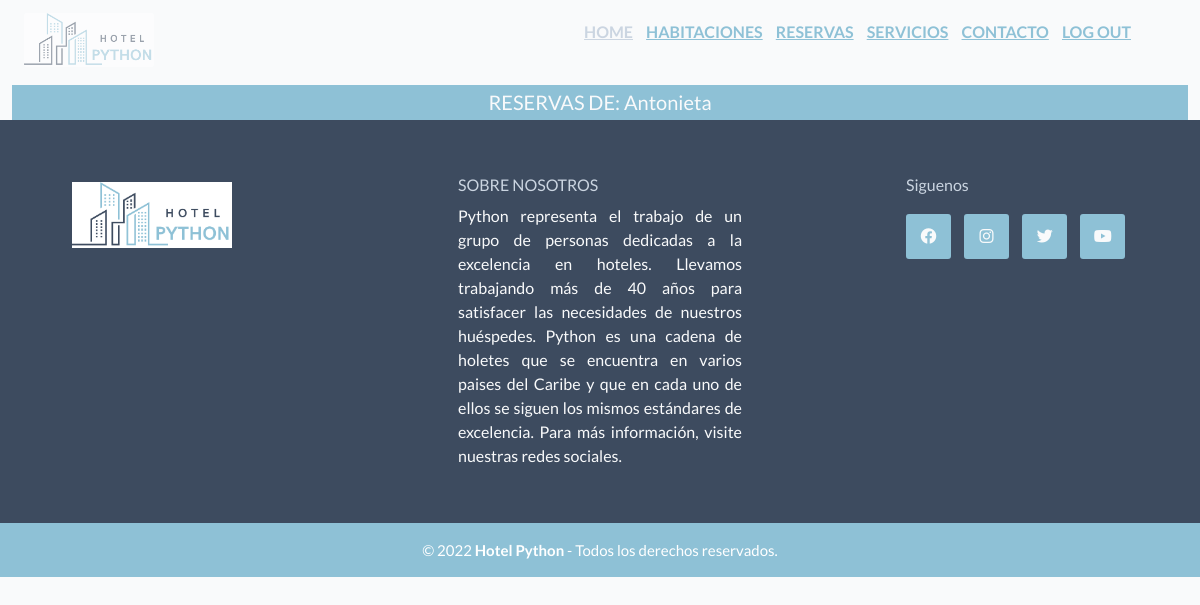
Page /books_user/ (signed in) on the earlier database version.
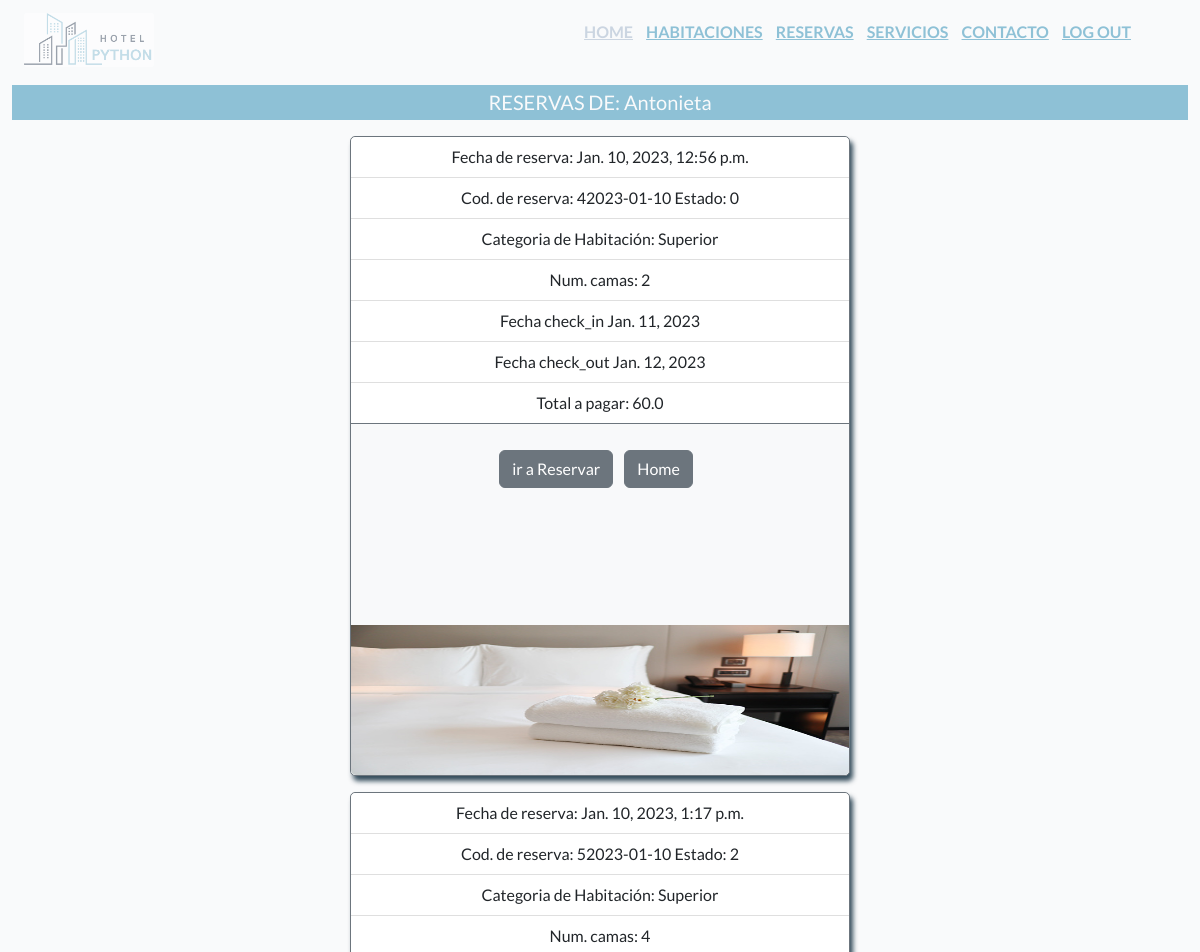
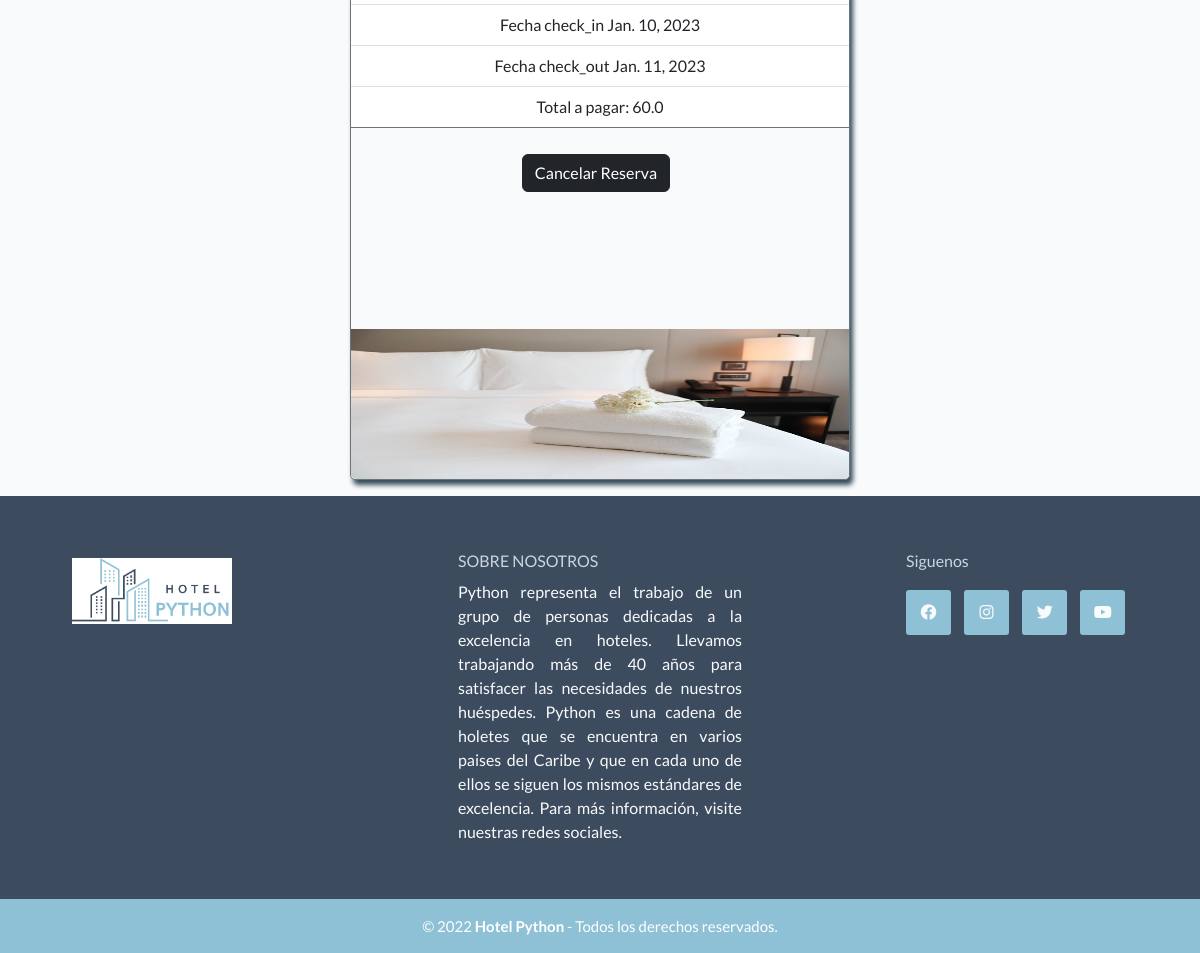
Same page on the later database version (2 pictures, top to bottom).
### appstaff/models.py (models this page shows, shortened)
class Reserva(models.Model):
    class Meta:
        db_table = 'reservas'
        get_latest_by = ['id']
    room = models.ForeignKey(Habitacion, on_delete=models.CASCADE, default=2)
    user = models.ForeignKey(User, on_delete=models.CASCADE)
    fecha_reserva = models.DateTimeField(auto_now_add=True)
    check_in = models.DateField(null=True, blank=True)
    check_out = models.DateField(null=True, blank=True)
    adultos = models.IntegerField(null=True, blank=True)
    ninios = models.IntegerField(default=0, null=True, blank=True)
    monto =  models.FloatField(null=True, blank=True)
    telefono = models.IntegerField(null=True, blank=True)
    comentario = models.CharField(max_length=150, blank=True, null=True)
    reserva_cod = models.CharField(max_length=100, default="null")
    estado = models.IntegerField(default=2, help_text= 'Anulada 0, Confirmada 1, Pendiente 2')

class Habitacion(models.Model):
    class Meta:
        db_table = 'habitacion'
    numero =  models.IntegerField( unique = True)
    piso = models.IntegerField(blank=True , null= True)
    camas = models.IntegerField(default=1)
    capacidad = models.IntegerField(blank=True , null= True)
    precio = models.FloatField(max_length=7, blank=True , null= True)
    detalle = models.CharField(max_length=150, blank=True , null= True)
    estado = models.IntegerField(default=1, help_text= 'Ocupada 0, Desocupada 1, Mantenimiento 2')
    categoria = models.ForeignKey(CategoriaHabitacion,  on_delete=models.CASCADE, blank=True , null= True)

class CategoriaHabitacion(models.Model):
    class Meta:
        db_table = 'categoria_habitacion'
    nombre = models.CharField(max_length=50, unique=True)
    descripcion = models.CharField(max_length=150)
    def __str__(self):
        return f'{self.nombre}'

### appstaff/views.py (the view)
# urls.py: path('books_user/',views.books_user , name="books_user"),
def books_user(request):
    context = {}
    usuario = request.user
    books = Reserva.objects.filter(user=usuario)
    categorias = CategoriaHabitacion.objects.all()
    rooms = Habitacion.objects.all()
    now = datetime.now().date()
    book_list = []
    for book in books:
        fecha_check_in = book.check_in
        if fecha_check_in:
            if fecha_check_in >= now:
                book_list.append(book)
            else:
                pass
        else:
            pass
    context = {
            'books': books,
            'reservas': book_list,
            'rooms': rooms,
            'categorias' : categorias,
            'now': now,
    }
    return render(request, 'books_user.html', {
        'books': books,
        'reservas': book_list,
        'rooms': rooms,
        'categorias': categorias,
        'now': now,
    })

### templates/books_user.html (shortened to what this page needs)
{% extends 'base5.html' %}
{% load static %}
{% block main %}
<section class="titulo">
    <h1>RESERVAS DE: {{ user.first_name }}</h1>
</section>
<div class="row">
  <div class="card-deck">
    {% for reserva in reservas %}
    <div class="col-sm-6">
<div class="card text-center border-secondary alto_1 bg-light mb-3" >
    <ul class="list-group list-group-flush">
      <li class="list-group-item">Fecha de reserva: {{reserva.fecha_reserva}}</li>
      <li class="list-group-item">Cod. de reserva: {{reserva.reserva_cod}} Estado: {{reserva.estado }}</li>
      <li class="list-group-item">Categoria de Habitación: {{ reserva.room.categoria }}</li>
      <li class="list-group-item">Num. camas: {{ reserva.room.camas }}</li>
      <li class="list-group-item">Fecha check_in {{ reserva.check_in }}</li>
      <li class="list-group-item">Fecha check_out {{ reserva.check_out }}</li>
      <li class="list-group-item">Total a pagar: {{ reserva.monto }}</li>
    </ul>
    <div class="card-body">
 {% if reserva.estado != 0 %}
 <a href="{% url 'cancel_book' reserva.pk  %}" class="btn btn-dark btn-xs me-2 ">Cancelar Reserva</a>
 {% else %}
 <a href="{% url 'reservar_1'  %}" class="btn btn-secondary btn-xs me-2 ">ir a Reservar</a>
      <a href="{% url 'index'  %}" class="btn btn-secondary btn-xs me-2 ">Home</a>
{% endif %}
    </div>
    {% if reserva.room.categoria.nombre == 'Superior' %}
    <img src="{% static 'assets/img/jpg/habitacion_2.jpg' %}" alt="habitacion_2" class="card-img-bottom text-center" width='150' height="150">
    {% endif %}
  </div>
</div>
{% endfor %}
</div>
</div>
{% endblock %}

### templates/base5.html (shortened to what this page needs)
{% load static %}
<!DOCTYPE html>
<html lang="en">
  <head>
    <link
      rel="stylesheet"
      href="https://cdnjs.cloudflare.com/ajax/libs/font-awesome/6.2.0/css/all.min.css"
    />
    <link
      rel="stylesheet"
      href="https://cdn.jsdelivr.net/npm/bootstrap@5.2.3/dist/css/bootstrap.min.css"
    />
    <link rel="stylesheet" href="{% static 'css\style.css' %}" />
    <link rel="stylesheet" href="{% static 'css\login_form.css' %}" />
    <link rel="stylesheet" href="{% static 'css/style_habitaciones.css' %}">
  </head>
  <body>
    <header>
      {% if user.is_superuser %}
      <nav class="navbar navbar-expand-lg bg-dark navbar-dark">
          <div class="container">
            <a class="navbar-brand" href="/">Staff App</a>
            <button
              class="navbar-toggler"
              type="button"
              data-bs-toggle="collapse"
              data-bs-target="#navbarNav"
              aria-controls="navbarNav"
              aria-expanded="false"
              aria-label="Toggle navigation"
            >
              <span class="navbar-toggler-icon"></span>
            </button>
            <div class="collapse navbar-collapse" id="navbarNav">
              <ul class="navbar-nav ms-auto">
               <!-- <li class="nav-item">
                  <a class="nav-link" href="{% url 'index' %}">Home</a>
                </li>-->
                {% if user.is_authenticated %}
                <li class="nav-item">
                  <a class="nav-link" href="{% url 'habitacion_list' %}">Habitaciones</a>
                </li>
                <li class="nav-item">
                  <a class="nav-link" href="{% url 'categoria_habitacion' %}">Categoria Habitacion</a>
                </li>
                <li class="nav-item">
                  <a class="nav-link" href="{% url 'usuarios_list' %}">Usuarios</a>
                </li>
                <li class="nav-item">
                  <a class="nav-link" href="{% url 'reservas_list' %}"
                    >Reservas</a
                  >
                </li>
                <li class="nav-item">
                  <a class="nav-link" href="/">Clientes</a>
                </li>
                <li class="nav-item">
                  <a class="nav-link" href="/logout">Log Out</a>
                </li>
                {% else %}
                <li class="nav-item">
                  <a class="nav-link" href="/signup">Sign Up</a>
                </li>
                <li class="nav-item">
                  <a class="nav-link" href="/login">Login</a>
                </li>
                {% endif %}
              </ul>
            </div>
          </div>
        </nav>
      {% else %}
      <nav>
      <div>
        <img
          src="{% static 'assets/img/png/logo_blanco.png' %}"
          class="logo"
          alt="logo"
        />
      </div>
      <ul class="nav-menu">
        <li><a href="{% url 'index' %}" class="active">Home</a></li>
        <li><a href="{% url 'habitaciones' %}">Habitaciones</a></li>
        <li><a href="{% url 'reservar_1' %}">Reservas</a></li>
        <li><a href="{% url 'servicios' %}">Servicios</a></li>
        <li><a href="{% url 'contacto' %}">Contacto</a></li>
        {% if user.is_authenticated %}
        <li>
          <a href="{% url 'logout' %}">Log Out</a>
        </li>
                {% endif %}
      </ul>
  </nav>
      {% endif %}
    </header>
    <main class="container-fluid">{% block main %} {% endblock %}</main>
    {% if user.is_superuser %}
    <div></div>
    {% else %}
    <footer class="piePagina">
      <div class="grupo-1">
        <div class="box">
          <figure>
            <a href="#">
              <img
                src="{% static 'assets/img/png/logo_blanco.png' %}"
                alt="Logo pie pagina"
              />
            </a>
          </figure>
        </div>
        <div class="box">
          <h2>SOBRE NOSOTROS</h2>
          <p>
            Python representa el trabajo de un grupo de personas dedicadas a la
            excelencia en hoteles. Llevamos trabajando más de 40 años para
            satisfacer las necesidades de nuestros huéspedes. Python es una
            cadena de holetes que se encuentra en varios paises del Caribe y que
            en cada uno de ellos se siguen los mismos estándares de excelencia.
            Para más información, visite nuestras redes sociales.
          </p>
        </div>
        <div class="box">
          <h2>Siguenos</h2>
          <div class="red-social">
            <a href="#" class="fa fa-facebook"></a>
            <a href="#" class="fa fa-instagram"></a>
            <a href="#" class="fa fa-twitter"></a>
            <a href="#" class="fa fa-youtube"></a>
          </div>
        </div>
      </div>
      <div class="grupo-2">
        <small
          >&copy; 2022 <b>Hotel Python</b> - Todos los derechos
          reservados.</small
        >
      </div>
    </footer>
    {% endif %}
  </body>
</html>

### static/css/style.css (style rules this page uses)
:root { --brand-color: rgb(142, 193, 214); --dark-color: rgb(61, 75, 95); --mid-color: rgb(203, 213, 225); --light-color: rgb(249, 250, 251); }
* { margin: 0; padding: 0; box-sizing: border-box; text-decoration: none; list-style: none; font-family: 'Lato', sans-serif; }
html { scroll-behavior: smooth; }
body { background: var(--light-color); scroll-behavior: smooth; }
nav { height: 80px; width: 100vw; position: fixed; top:0; background: var(--light-color); display: flex; z-index: 100; justify-content: space-between ; align-items: center; }
.logo { width: 100px; margin-left: 1.5rem; height: auto; cursor: pointer; border-radius: 3px; transition: .5s; opacity: .5; }
.nav-menu { position: fixed; width: 100vw; height: 0vh; top: 80px; background: var(--dark-color); text-align: center; transition: all .5s; }
.nav-menu li { display: none; line-height: 10px; margin: 50px 0; transition: all .5s; }
.nav-menu li a { color: var(--brand-color); font-size: 1rem; text-transform: uppercase; font-weight: 600; }
.nav-menu li a.active, .nav-menu li a:hover { color: var(--mid-color); transition: .3s; }
main { margin-top: 80px; display: flex; box-sizing: border-box; flex-direction: column; flex-wrap: nowrap; justify-content: center; align-items: center; background: var(--light-color); }
.alto_1 { height: 80vh; }
.card { width: 350px; height: 450px; margin: 1rem; border-radius: 5px; background: var(--i); background-size: cover; box-shadow: 3px 5px 5px rgba(3, 32, 51, .8); overflow: hidden; }
.content h2, a { color: var(--light-color); margin: 10px 0; }
.piePagina { top: 100vh; bottom:0; width: 100vw; background-color: var(--dark-color); clear: both; }
.piePagina .grupo-1 { width: 95%; grid-template-columns: repeat(1, 1fr); grid-gap:30px; padding: 35px 5px; margin: .7rem; }
.piePagina .grupo-1 .box figure { width: 100%; height: 100px; display: flex; justify-content:center; align-items: center; }
.piePagina .grupo-1 .box h2 { color: var(--mid-color); margin: 10px 10px; font-size: 1rem; }
.piePagina .grupo-1 .box img { width: 10rem; }
.piePagina .grupo-1 .box p { color: var(--light-color); margin: 10px 10px; text-align: justify; }
.red-social { margin: 10px; }
.piePagina .grupo-1 .red-social a { display: inline-block; text-decoration: none; width: 45px; height: 45px; line-height: 45px; color: var(--light-color); margin-right: 10px; background-color: var(--brand-color); text-align: center; border-radius: 3px; transition: all 300ms ease; }
.piePagina .grupo-2 { background-color: var(--brand-color); padding: 15px 10px; text-align: center; color: #fff; }
.piePagina .grupo-2 small { font-size: 15px; }
@media screen and (min-width: 480px) { .card { width: 450px; height: 500px; } }
@media screen and (min-width: 768px) { .logo { width: 130px; } }
@media screen and (min-width: 768px) { nav { flex-direction: row; flex-wrap: nowrap; height: 80px; } }
@media screen and (min-width: 768px) { .nav-menu { position: relative; height: 100px; top: 0; background: none; transition: none; text-align: right; margin-right: 4rem; } }
@media screen and (min-width: 768px) { .nav-menu li { display: inline-block; line-height: 100px; margin: 0 5px; transition: none; } }
@media screen and (min-width: 768px) { .nav-menu li a { font-size: .6rem; } }
@media screen and (min-width: 768px) { .card { width: 500px; } }
@media screen and (min-width: 768px) { .piePagina .grupo-1 { width: 100%; max-width: 1024px; margin: auto; display: grid; grid-template-columns: repeat(3, 1fr); grid-gap: 10px; padding: 45px 0px; } }
@media screen and (min-width:1024px) { .nav-menu li a { font-size: 1rem; } }
@media screen and (min-width:1024px) { .piePagina .grupo-1 { grid-gap: 12%; max-width: 1680px; } }

### static/css/login_form.css (style rules this page uses)
:root { --font-style: sans-serif; --brand-color: rgb(142, 193, 214); --dark-color: rgb(61, 75, 95); --mid-color: rgb(203, 213, 225); --light-color: rgb(249, 250, 251); }
* { box-sizing: border-box; }
body { font-family: var(--font-style); }

### static/css/style_habitaciones.css (style rules this page uses)
:root { --brand-color: rgb(142, 193, 214); --dark-color: rgb(61, 75, 95); --mid-color: rgb(203, 213, 225); --light-color: rgb(249, 250, 251); }
body { width: 100%; font-family: 'Raleway', sans-serif; justify-content: center; align-items: center; }
.titulo { background: var(--brand-color); margin-top: 5px; height: 35px; width: 100%; }
.titulo h1 { color: var(--light-color); font-size: 20px; text-align: center; padding: 5px 5px; }
.alto_1 { height: 80vh; }

Differences in the rows shown:
added Reserva: fecha_reserva "Jan. 10, 2023, 12:56 p.m.", reserva_cod "42023-01-10", estado "0", room.categoria "Superior", room.camas "2", check_in "Jan. 11, 2023", check_out "Jan. 12, 2023", monto "60.0", shows "ir a Reservar"
added Reserva: fecha_reserva "Jan. 10, 2023, 1:17 p.m.", reserva_cod "52023-01-10", estado "2", room.categoria "Superior", room.camas "4", check_in "Jan. 10, 2023", check_out "Jan. 11, 2023", monto "60.0", shows "Cancelar Reserva"
